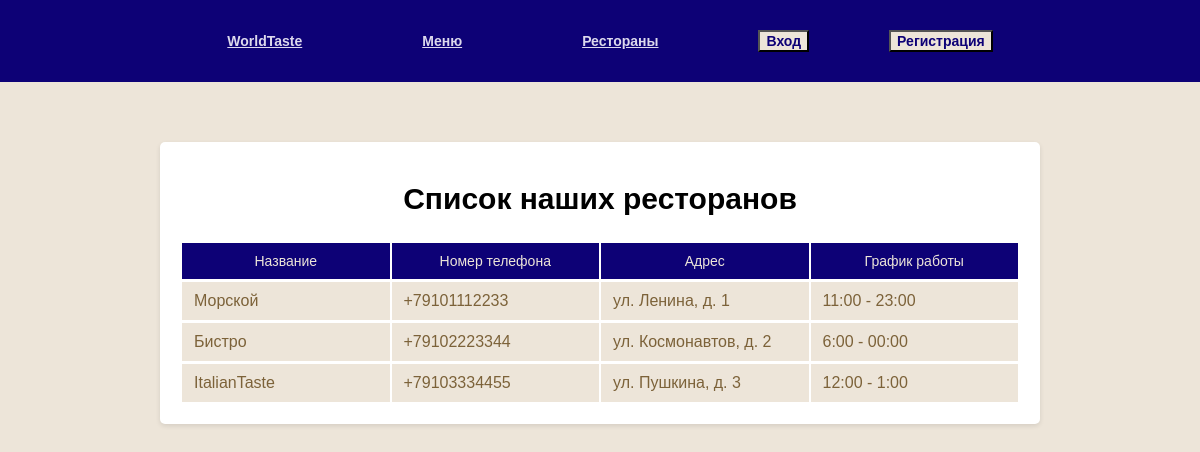
/rests.php, run on the app's committed database.
### rests.php (the view, shortened to what this page needs)
<?php
include 'connect.php';
?>
<!DOCTYPE html>
<html lang="en">
<head>
<link rel="stylesheet" type="text/css" href="./css/style.css">
</head>
<body>
<header>
  <div class="navbar">
    <div class="container">
      <div class="navbar-nav">
        <div class="navs" id="navs">
          <div class="navs-item notbtn"><a href="index.php" class="txt-uppercase">WorldTaste</a></div>
          <div class="navs-item notbtn"><a href="menu.php" class="txt-uppercase">Меню</a></div>
          <div class="navs-item notbtn"><a href="rests.php" class="txt-uppercase">Рестораны</a></div>
          <?php if($flag == 1): ?>
            <div class="navs-item"><a href="<?php echo ($_SESSION['userType'] == 'гости') ? 'lk_guest.php' : 'lk_admin.php'; ?>"><button class="btn txt-uppercase shadow-sm">Личный кабинет</button></a></div>
            <div class="navs-item"><a href="logout.php"><button class="btn txt-uppercase shadow-sm">Выход</button></a></div>
          <?php else: ?>
            <div class="navs-item"><a href="./start.php"><button class="btn txt-uppercase shadow-sm">Вход</button></a></div>
            <div class="navs-item"><a href="./register.php"><button class="btn txt-uppercase shadow-sm">Регистрация</button></a></div>
          <?php endif; ?>
        </div>
      </div>
    </div>
  </div>
</header>
<div class="container">
	<div class="jumbotron-item">
	<div class="features-box">
    <div class="rests-item">
		<h1 class="features-t">Список наших ресторанов</h1>
		<table align="center" class="rest-tables" >
        <?php
        $sqlRest = "SELECT * FROM `филиалы`";
        $fil = mysqli_query($conn, $sqlRest);
        ?>
			<tr>
				<th>Название</th>
				<th>Номер телефона</th>
				<th>Адрес</th>
        <th>График работы</th>
			</tr>
			<?php
             while ($FivR = mysqli_fetch_array($fil)) {?>
         <tr>
             <form method="POST">
             <td><div><?= $FivR['Название'] ?></div></td>
             <td><div><?= $FivR['Телефон'] ?></div></td>
             <td><div><?= $FivR['Адрес'] ?></div></td>
             <td><div><?= $FivR['Время_работы'] ?></div></td>
             </form>
         </tr>
         <?php } ?>
		</table>
        </div>
	</div>
	</div>
	</div>

### css/style.css (style rules this page uses)
body { font-family: Arial, sans-serif; margin: 0; padding: 0; background-color: #EDE5D9; }
header { background-color: #0D0176; color: white; padding: 10px 0; text-align: center; }
.container { max-width: 1000px; margin: 0 auto; padding: 0 20px; }
.txt-uppercase { color: #FF00FF; }
.navbar-nav { display: flex; margin: 10px; justify-content: space-around; }
.navs { display: flex; align-items: center; justify-content: space-around; }
.navs .navs-item { margin: 0px 30px; transition: 0.3s; padding: 10px; border-radius: 4px; font-weight: bold; }
.navs .navs-item a { font-size: 14px; color: var(--secondary-disabled); }
.navs .navs-item a button { font-size: 14px; }
.navs .navs-item.notbtn { margin: 0px 50px; transition: 0.3s; padding: 10px; border-radius: 4px; cursor: pointer; color: #dcd9ed; }
.navs-item .btn { font-weight: bold; background-color: #EDE5D9; color: #0D0176; }
.features-box .features-t { font-size: 30px; text-align: center; margin-bottom: 25px; }
.features-box .features-t::after { content: ""; display: block; border-bottom: 3px solid var(--third); width: 10%; margin: 0 auto; border-radius: 50px; margin-top: 7px; min-width: 70px; color: #0D0176; }
.rests-item { background-color: rgb(255, 255, 255); margin: 60px; padding: 20px; border-radius: 5px; box-shadow: 0 2px 5px rgba(0, 0, 0, 0.1); }
.rest-tables th { width: 20%; font-weight: normal; font-size: 14px; color: #EDE5D9; padding: 10px 12px; background: #0D0176; }
.rest-tables td { color: #7c6239; border-top: 1px solid white; padding: 10px 12px; background: #EDE5D9; transition: .3s; }

### data on the page
филиалы: Название "Морской", Телефон "+79101112233", Адрес "ул. Ленина, д. 1", Время_работы "11:00 - 23:00"
филиалы: Название "Бистро", Телефон "+79102223344", Адрес "ул. Космонавтов, д. 2", Время_работы "6:00 - 00:00"
филиалы: Название "ItalianTaste", Телефон "+79103334455", Адрес "ул. Пушкина, д. 3", Время_работы "12:00 - 1:00"
